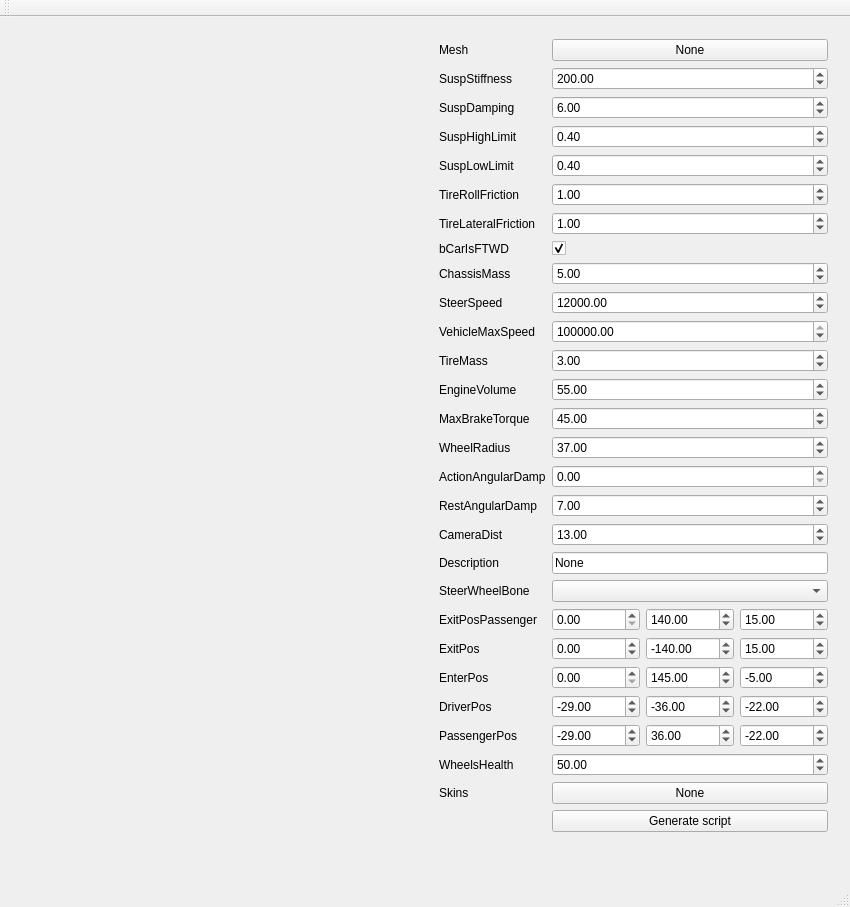
<?xml version="1.0" encoding="UTF-8"?>
<ui version="4.0">
 <class>MainWindow</class>
 <widget class="QMainWindow" name="MainWindow">
  <property name="geometry">
   <rect>
    <x>0</x>
    <y>0</y>
    <width>850</width>
    <height>907</height>
   </rect>
  </property>
  <property name="windowTitle">
   <string>MainWindow</string>
  </property>
  <widget class="QWidget" name="centralWidget">
   <property name="enabled">
    <bool>true</bool>
   </property>
   <property name="layoutDirection">
    <enum>Qt::LeftToRight</enum>
   </property>
   <property name="autoFillBackground">
    <bool>false</bool>
   </property>
   <layout class="QVBoxLayout" name="verticalLayout_2">
    <item>
     <layout class="QHBoxLayout" name="horizontalLayout_7">
      <property name="sizeConstraint">
       <enum>QLayout::SetDefaultConstraint</enum>
      </property>
      <item>
       <widget class="MainOpenglWidget" name="mainOpenGLWidget" native="true">
        <property name="sizePolicy">
         <sizepolicy hsizetype="Expanding" vsizetype="Preferred">
          <horstretch>0</horstretch>
          <verstretch>0</verstretch>
         </sizepolicy>
        </property>
       </widget>
      </item>
      <item>
       <widget class="QWidget" name="widget" native="true">
        <layout class="QHBoxLayout" name="horizontalLayout_6">
         <item>
          <layout class="QFormLayout" name="formLayout">
           <item row="0" column="0">
            <widget class="QLabel" name="label">
             <property name="text">
              <string>Mesh</string>
             </property>
            </widget>
           </item>
           <item row="0" column="1">
            <widget class="QPushButton" name="meshOpenButton">
             <property name="text">
              <string>None</string>
             </property>
            </widget>
           </item>
           <item row="1" column="0">
            <widget class="QLabel" name="label_2">
             <property name="text">
              <string>SuspStiffness</string>
             </property>
            </widget>
           </item>
           <item row="1" column="1">
            <widget class="QDoubleSpinBox" name="doubleSpinBox">
             <property name="decimals">
              <number>2</number>
             </property>
             <property name="maximum">
              <double>1000.000000000000000</double>
             </property>
             <property name="value">
              <double>200.000000000000000</double>
             </property>
            </widget>
           </item>
           <item row="2" column="0">
            <widget class="QLabel" name="label_3">
             <property name="text">
              <string>SuspDamping</string>
             </property>
            </widget>
           </item>
           <item row="2" column="1">
            <widget class="QDoubleSpinBox" name="doubleSpinBox_2">
             <property name="value">
              <double>6.000000000000000</double>
             </property>
            </widget>
           </item>
           <item row="3" column="0">
            <widget class="QLabel" name="label_4">
             <property name="text">
              <string>SuspHighLimit</string>
             </property>
            </widget>
           </item>
           <item row="3" column="1">
            <widget class="QDoubleSpinBox" name="doubleSpinBox_3">
             <property name="value">
              <double>0.400000000000000</double>
             </property>
            </widget>
           </item>
           <item row="4" column="0">
            <widget class="QLabel" name="label_5">
             <property name="text">
              <string>SuspLowLimit</string>
             </property>
            </widget>
           </item>
           <item row="4" column="1">
            <widget class="QDoubleSpinBox" name="doubleSpinBox_4">
             <property name="value">
              <double>0.400000000000000</double>
             </property>
            </widget>
           </item>
           <item row="5" column="0">
            <widget class="QLabel" name="label_6">
             <property name="text">
              <string>TireRollFriction</string>
             </property>
            </widget>
           </item>
           <item row="5" column="1">
            <widget class="QDoubleSpinBox" name="doubleSpinBox_5">
             <property name="value">
              <double>1.000000000000000</double>
             </property>
            </widget>
           </item>
           <item row="6" column="0">
            <widget class="QLabel" name="label_7">
             <property name="text">
              <string>TireLateralFriction</string>
             </property>
            </widget>
           </item>
           <item row="6" column="1">
            <widget class="QDoubleSpinBox" name="doubleSpinBox_6">
             <property name="value">
              <double>1.000000000000000</double>
             </property>
            </widget>
           </item>
           <item row="7" column="0">
            <widget class="QLabel" name="label_8">
             <property name="text">
              <string>bCarIsFTWD</string>
             </property>
            </widget>
           </item>
           <item row="7" column="1">
            <widget class="QCheckBox" name="checkBox">
             <property name="text">
              <string/>
             </property>
             <property name="checked">
              <bool>true</bool>
             </property>
             <property name="tristate">
              <bool>false</bool>
             </property>
            </widget>
           </item>
           <item row="8" column="0">
            <widget class="QLabel" name="label_9">
             <property name="text">
              <string>ChassisMass</string>
             </property>
            </widget>
           </item>
           <item row="8" column="1">
            <widget class="QDoubleSpinBox" name="doubleSpinBox_7">
             <property name="value">
              <double>5.000000000000000</double>
             </property>
            </widget>
           </item>
           <item row="9" column="0">
            <widget class="QLabel" name="label_10">
             <property name="text">
              <string>SteerSpeed</string>
             </property>
            </widget>
           </item>
           <item row="9" column="1">
            <widget class="QDoubleSpinBox" name="doubleSpinBox_8">
             <property name="maximum">
              <double>100000.000000000000000</double>
             </property>
             <property name="value">
              <double>12000.000000000000000</double>
             </property>
            </widget>
           </item>
           <item row="10" column="0">
            <widget class="QLabel" name="label_11">
             <property name="text">
              <string>VehicleMaxSpeed</string>
             </property>
            </widget>
           </item>
           <item row="10" column="1">
            <widget class="QDoubleSpinBox" name="doubleSpinBox_9">
             <property name="maximum">
              <double>15155325.000000000000000</double>
             </property>
             <property name="value">
              <double>15155325.000000000000000</double>
             </property>
            </widget>
           </item>
           <item row="11" column="0">
            <widget class="QLabel" name="label_12">
             <property name="text">
              <string>TireMass</string>
             </property>
            </widget>
           </item>
           <item row="11" column="1">
            <widget class="QDoubleSpinBox" name="doubleSpinBox_10">
             <property name="value">
              <double>3.000000000000000</double>
             </property>
            </widget>
           </item>
           <item row="12" column="0">
            <widget class="QLabel" name="label_13">
             <property name="text">
              <string>EngineVolume</string>
             </property>
            </widget>
           </item>
           <item row="12" column="1">
            <widget class="QDoubleSpinBox" name="doubleSpinBox_11">
             <property name="value">
              <double>55.000000000000000</double>
             </property>
            </widget>
           </item>
           <item row="13" column="0">
            <widget class="QLabel" name="label_14">
             <property name="text">
              <string>MaxBrakeTorque</string>
             </property>
            </widget>
           </item>
           <item row="13" column="1">
            <widget class="QDoubleSpinBox" name="doubleSpinBox_12">
             <property name="value">
              <double>45.000000000000000</double>
             </property>
            </widget>
           </item>
           <item row="14" column="0">
            <widget class="QLabel" name="label_15">
             <property name="text">
              <string>WheelRadius</string>
             </property>
            </widget>
           </item>
           <item row="14" column="1">
            <widget class="QDoubleSpinBox" name="doubleSpinBox_13">
             <property name="value">
              <double>37.000000000000000</double>
             </property>
            </widget>
           </item>
           <item row="15" column="0">
            <widget class="QLabel" name="label_16">
             <property name="text">
              <string>ActionAngularDamp</string>
             </property>
            </widget>
           </item>
           <item row="15" column="1">
            <widget class="QDoubleSpinBox" name="doubleSpinBox_14"/>
           </item>
           <item row="16" column="0">
            <widget class="QLabel" name="label_17">
             <property name="text">
              <string>RestAngularDamp</string>
             </property>
            </widget>
           </item>
           <item row="16" column="1">
            <widget class="QDoubleSpinBox" name="doubleSpinBox_15">
             <property name="value">
              <double>7.000000000000000</double>
             </property>
            </widget>
           </item>
           <item row="17" column="0">
            <widget class="QLabel" name="label_18">
             <property name="text">
              <string>CameraDist</string>
             </property>
            </widget>
           </item>
           <item row="17" column="1">
            <widget class="QDoubleSpinBox" name="doubleSpinBox_16">
             <property name="value">
              <double>13.000000000000000</double>
             </property>
            </widget>
           </item>
           <item row="18" column="0">
            <widget class="QLabel" name="label_19">
             <property name="text">
              <string>Description</string>
             </property>
            </widget>
           </item>
           <item row="18" column="1">
            <widget class="QLineEdit" name="lineEdit">
             <property name="text">
              <string>None</string>
             </property>
            </widget>
           </item>
           <item row="19" column="0">
            <widget class="QLabel" name="label_20">
             <property name="text">
              <string>SteerWheelBone</string>
             </property>
            </widget>
           </item>
           <item row="19" column="1">
            <widget class="QComboBox" name="comboBox"/>
           </item>
           <item row="20" column="0">
            <widget class="QLabel" name="label_22">
             <property name="text">
              <string>ExitPosPassenger</string>
             </property>
            </widget>
           </item>
           <item row="20" column="1">
            <layout class="QHBoxLayout" name="horizontalLayout">
             <item>
              <widget class="QDoubleSpinBox" name="doubleSpinBox_18"/>
             </item>
             <item>
              <widget class="QDoubleSpinBox" name="doubleSpinBox_19">
               <property name="maximum">
                <double>200.000000000000000</double>
               </property>
               <property name="value">
                <double>140.000000000000000</double>
               </property>
              </widget>
             </item>
             <item>
              <widget class="QDoubleSpinBox" name="doubleSpinBox_20">
               <property name="value">
                <double>15.000000000000000</double>
               </property>
              </widget>
             </item>
            </layout>
           </item>
           <item row="21" column="0">
            <widget class="QLabel" name="label_21">
             <property name="text">
              <string>ExitPos</string>
             </property>
            </widget>
           </item>
           <item row="21" column="1">
            <layout class="QHBoxLayout" name="horizontalLayout_2">
             <item>
              <widget class="QDoubleSpinBox" name="doubleSpinBox_21">
               <property name="minimum">
                <double>-200.000000000000000</double>
               </property>
               <property name="value">
                <double>0.000000000000000</double>
               </property>
              </widget>
             </item>
             <item>
              <widget class="QDoubleSpinBox" name="doubleSpinBox_22">
               <property name="minimum">
                <double>-200.000000000000000</double>
               </property>
               <property name="value">
                <double>-140.000000000000000</double>
               </property>
              </widget>
             </item>
             <item>
              <widget class="QDoubleSpinBox" name="doubleSpinBox_23">
               <property name="value">
                <double>15.000000000000000</double>
               </property>
              </widget>
             </item>
            </layout>
           </item>
           <item row="22" column="0">
            <widget class="QLabel" name="label_23">
             <property name="text">
              <string>EnterPos</string>
             </property>
            </widget>
           </item>
           <item row="22" column="1">
            <layout class="QHBoxLayout" name="horizontalLayout_3">
             <item>
              <widget class="QDoubleSpinBox" name="doubleSpinBox_24"/>
             </item>
             <item>
              <widget class="QDoubleSpinBox" name="doubleSpinBox_25">
               <property name="maximum">
                <double>200.000000000000000</double>
               </property>
               <property name="value">
                <double>145.000000000000000</double>
               </property>
              </widget>
             </item>
             <item>
              <widget class="QDoubleSpinBox" name="doubleSpinBox_26">
               <property name="minimum">
                <double>-100.000000000000000</double>
               </property>
               <property name="value">
                <double>-5.000000000000000</double>
               </property>
              </widget>
             </item>
            </layout>
           </item>
           <item row="23" column="0">
            <widget class="QLabel" name="label_24">
             <property name="text">
              <string>DriverPos</string>
             </property>
            </widget>
           </item>
           <item row="23" column="1">
            <layout class="QHBoxLayout" name="horizontalLayout_4">
             <item>
              <widget class="QDoubleSpinBox" name="doubleSpinBox_27">
               <property name="minimum">
                <double>-100.000000000000000</double>
               </property>
               <property name="value">
                <double>-29.000000000000000</double>
               </property>
              </widget>
             </item>
             <item>
              <widget class="QDoubleSpinBox" name="doubleSpinBox_28">
               <property name="minimum">
                <double>-100.000000000000000</double>
               </property>
               <property name="value">
                <double>-36.000000000000000</double>
               </property>
              </widget>
             </item>
             <item>
              <widget class="QDoubleSpinBox" name="doubleSpinBox_29">
               <property name="minimum">
                <double>-100.000000000000000</double>
               </property>
               <property name="value">
                <double>-22.000000000000000</double>
               </property>
              </widget>
             </item>
            </layout>
           </item>
           <item row="24" column="0">
            <widget class="QLabel" name="label_25">
             <property name="text">
              <string>PassengerPos</string>
             </property>
            </widget>
           </item>
           <item row="24" column="1">
            <layout class="QHBoxLayout" name="horizontalLayout_5">
             <item>
              <widget class="QDoubleSpinBox" name="doubleSpinBox_30">
               <property name="minimum">
                <double>-100.000000000000000</double>
               </property>
               <property name="value">
                <double>-29.000000000000000</double>
               </property>
              </widget>
             </item>
             <item>
              <widget class="QDoubleSpinBox" name="doubleSpinBox_31">
               <property name="minimum">
                <double>-100.000000000000000</double>
               </property>
               <property name="value">
                <double>36.000000000000000</double>
               </property>
              </widget>
             </item>
             <item>
              <widget class="QDoubleSpinBox" name="doubleSpinBox_32">
               <property name="minimum">
                <double>-100.000000000000000</double>
               </property>
               <property name="value">
                <double>-22.000000000000000</double>
               </property>
              </widget>
             </item>
            </layout>
           </item>
           <item row="25" column="0">
            <widget class="QLabel" name="label_26">
             <property name="text">
              <string>WheelsHealth</string>
             </property>
            </widget>
           </item>
           <item row="25" column="1">
            <widget class="QDoubleSpinBox" name="doubleSpinBox_17">
             <property name="value">
              <double>50.000000000000000</double>
             </property>
            </widget>
           </item>
           <item row="26" column="0">
            <widget class="QLabel" name="label_27">
             <property name="text">
              <string>Skins</string>
             </property>
            </widget>
           </item>
           <item row="26" column="1">
            <widget class="QPushButton" name="skinOpenButton">
             <property name="text">
              <string>None</string>
             </property>
            </widget>
           </item>
           <item row="27" column="1">
            <widget class="QPushButton" name="pushButton_3">
             <property name="text">
              <string>Generate script</string>
             </property>
            </widget>
           </item>
          </layout>
         </item>
        </layout>
       </widget>
      </item>
     </layout>
    </item>
   </layout>
  </widget>
  <widget class="QMenuBar" name="menuBar">
   <property name="geometry">
    <rect>
     <x>0</x>
     <y>0</y>
     <width>850</width>
     <height>21</height>
    </rect>
   </property>
  </widget>
  <widget class="QToolBar" name="mainToolBar">
   <attribute name="toolBarArea">
    <enum>TopToolBarArea</enum>
   </attribute>
   <attribute name="toolBarBreak">
    <bool>false</bool>
   </attribute>
  </widget>
  <widget class="QStatusBar" name="statusBar"/>
 </widget>
 <layoutdefault spacing="6" margin="11"/>
 <customwidgets>
  <customwidget>
   <class>MainOpenglWidget</class>
   <extends>QWidget</extends>
   <header location="global">mainopenglwidget.h</header>
   <container>1</container>
  </customwidget>
 </customwidgets>
 <resources/>
 <connections/>
</ui>
